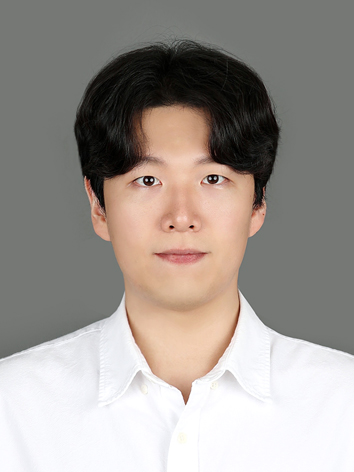
#> input picture images/gwangju_long.jpg, 354 x 472 px
$ python enhanced_data_preparation.py --input_dir ../images   (older library calls are emulated)
#> lines starting #> are read from the running program, lines starting #| are printed output that depends on the picture
#!/usr/bin/env python3
# -*- coding: utf-8 -*-

import os
import cv2
import numpy as np
from PIL import Image, ImageEnhance
import argparse
from pathlib import Path
import shutil
from typing import List, Tuple, Dict
import logging
import json
from datetime import datetime
import matplotlib.pyplot as plt

logging.basicConfig(level=logging.INFO)
logger = logging.getLogger(__name__)

class EnhancedDataPreparation:
    def __init__(self, input_dir: str, output_dir: str, target_size: Tuple[int, int] = (512, 512)):
        """
        향상된 데이터 준비 클래스 초기화

        Args:
            input_dir: 입력 이미지 디렉토리
            output_dir: 출력 디렉토리
            target_size: 목표 이미지 크기
        """
        self.input_dir = Path(input_dir)
        self.output_dir = Path(output_dir)
        self.target_size = target_size

        # 출력 디렉토리 생성
        self.output_dir.mkdir(parents=True, exist_ok=True)

        # 통계 정보 저장
        self.stats = {
            "total_images": 0,
            "processed_images": 0,
            "rejected_images": 0,
            "quality_scores": [],
            "face_sizes": [],
            "processing_time": 0
        }

    def prepare_training_data(
        self,
        min_face_size: int = 100,
        quality_threshold: float = 0.7,
        enhance_quality: bool = True,
        create_preview: bool = True
    ):
        """
        향상된 학습 데이터 준비

        Args:
            min_face_size: 최소 얼굴 크기
            quality_threshold: 이미지 품질 임계값
            enhance_quality: 이미지 품질 향상 여부
            create_preview: 미리보기 생성 여부
        """
#> called with min_face_size = 100, quality_threshold = 0.7, enhance_quality = False, create_preview = False
        import time
        start_time = time.time()

        logger.info("향상된 학습 데이터 준비 시작...")

        # 지원하는 이미지 확장자
        image_extensions = ['.jpg', '.jpeg', '.png', '.bmp', '.tiff']

        # 입력 이미지 파일들 찾기
        image_files = []
        for ext in image_extensions:
            image_files.extend(self.input_dir.glob(f"*{ext}"))
            image_files.extend(self.input_dir.glob(f"*{ext.upper()}"))
#> pass 2 of the loop in prepare_training_data, `for ext in image_extensions:`:

        if not image_files:
            logger.error(f"입력 디렉토리에서 이미지를 찾을 수 없습니다: {self.input_dir}")
            return

        self.stats["total_images"] = len(image_files)
        logger.info(f"총 {len(image_files)}개의 이미지 파일 발견")

        # 얼굴 검출기 초기화
        face_cascade = cv2.CascadeClassifier(cv2.data.haarcascades + 'haarcascade_frontalface_default.xml')

        processed_count = 0
        rejected_count = 0

        for image_file in image_files:
            try:
                logger.info(f"처리 중: {image_file.name}")

                # 이미지 로드
                image = cv2.imread(str(image_file))
#> image is the input picture: shape (472, 354, 3); mean B, G, R 146.1, 151.5, 158.6
                if image is None:
                    logger.warning(f"이미지를 로드할 수 없습니다: {image_file}")
                    rejected_count += 1
                    continue

                # BGR to RGB
                image_rgb = cv2.cvtColor(image, cv2.COLOR_BGR2RGB)

                # 얼굴 검출
                faces = face_cascade.detectMultiScale(
                    cv2.cvtColor(image, cv2.COLOR_BGR2GRAY),
                    scaleFactor=1.1,
                    minNeighbors=5,
                    minSize=(min_face_size, min_face_size)
                )
#> faces = [[92, 115, 182, 182]]

                if len(faces) == 0:
                    logger.warning(f"얼굴이 검출되지 않았습니다: {image_file}")
                    rejected_count += 1
                    continue

                # 가장 큰 얼굴 선택
                largest_face = max(faces, key=lambda x: x[2] * x[3])
#> largest_face = [92, 115, 182, 182]
                x, y, w, h = largest_face
#> x = 92; y = 115; w = 182; h = 182

                # 얼굴 크기 통계 저장
                self.stats["face_sizes"].append(w * h)

                # 얼굴 영역 확장 (헤어 포함)
                margin = int(max(w, h) * 0.4)  # 헤어를 더 많이 포함
#> margin = 72
                x1 = max(0, x - margin)
#> x1 = 20
                y1 = max(0, y - margin)
#> y1 = 43
                x2 = min(image.shape[1], x + w + margin)
#> x2 = 346
                y2 = min(image.shape[0], y + h + margin)
#> y2 = 369

                # 얼굴 영역 크롭
                face_crop = image_rgb[y1:y2, x1:x2]
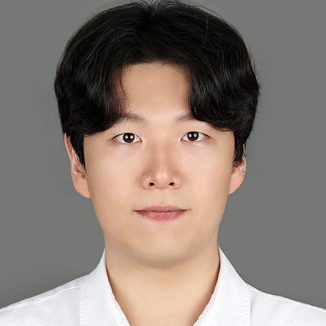
#> face_crop: shape (326, 326, 3); mean R, G, B 136.8, 125.6, 116.9

                # 이미지 품질 검사
                quality_score = self._calculate_quality_score(face_crop)
#> in _calculate_quality_score, `gray = cv2.cvtColor(image, cv2.COLOR_RGB2GRAY)`:
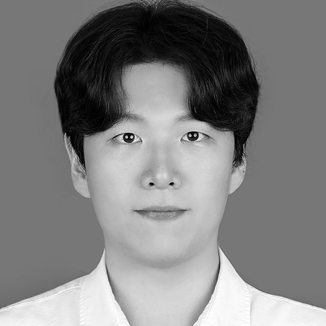
#> gray: shape (326, 326); min 0, max 255, mean 127.9
#> in _calculate_quality_score, `laplacian_var = cv2.Laplacian(gray, cv2.CV_64F).var()`: laplacian_var = 321.5
#> in _calculate_quality_score, `sharpness_score = min(laplacian_var / 1000.0, 1.0)`: sharpness_score = 0.322
#> in _calculate_quality_score, `contrast = gray.std()`: contrast = 63.56
#> in _calculate_quality_score, `contrast_score = min(contrast / 50.0, 1.0)`: contrast_score = 1
#> in _calculate_quality_score, `brightness = gray.mean()`: brightness = 127.9
#> in _calculate_quality_score, `brightness_score = 1.0 - abs(brightness - 128) / 128.0`: brightness_score = 1
#> in _calculate_quality_score, `noise = cv2.absdiff(gray, blurred)`:
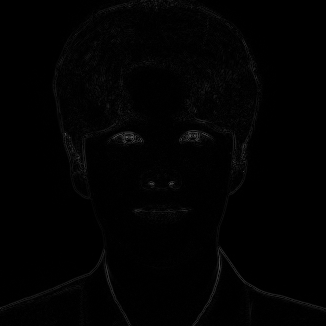
#> noise: shape (326, 326); min 0, max 90, mean 1.9
#> in _calculate_quality_score, `noise_score = 1.0 - min(noise.mean() / 10.0, 1.0)`: noise_score = 0.809
#> in _calculate_quality_score, `quality_score = (sharpness_score * 0.4 + contrast_score * 0.3 + bright..`: quality_score = 0.709
#> quality_score = 0.709
                self.stats["quality_scores"].append(quality_score)

                if quality_score < quality_threshold:
                    logger.warning(f"이미지 품질이 낮습니다: {image_file} (점수: {quality_score:.3f})")
                    rejected_count += 1
                    continue

                # 이미지 품질 향상 (선택사항)
                if enhance_quality:
                    face_crop = self._enhance_image_quality(face_crop)

                # 리사이즈
                face_crop_resized = cv2.resize(face_crop, self.target_size)

                # 출력 파일명 생성
                output_filename = f"training_{processed_count:04d}.jpg"
                output_path = self.output_dir / output_filename

                # 이미지 저장
                cv2.imwrite(str(output_path), cv2.cvtColor(face_crop_resized, cv2.COLOR_RGB2BGR))

                processed_count += 1
                logger.info(f"처리 완료: {image_file.name} -> {output_filename} (품질: {quality_score:.3f})")

            except Exception as e:
                logger.error(f"이미지 처리 중 오류 발생: {image_file} - {e}")
                rejected_count += 1
                continue
#> pass 2 of the loop in prepare_training_data, `for image_file in image_files:`:
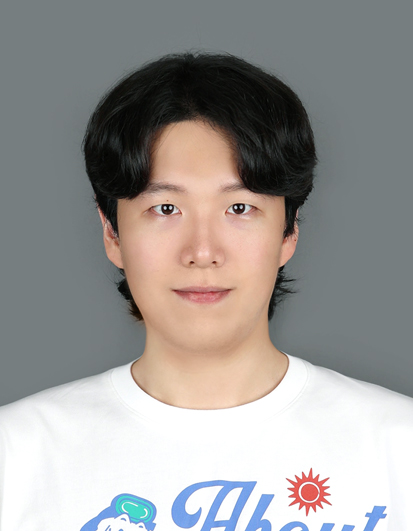
#> input picture images/gwangju_short.jpg, 413 x 531 px
#> in prepare_training_data, image is the input picture: shape (531, 413, 3); mean B, G, R 150.2, 152.4, 155.3
#> image_rgb: shape (531, 413, 3)
#> faces = [[106, 140, 191, 191]]
#> largest_face = [106, 140, 191, 191]
#> x = 106; y = 140; w = 191
#> margin = 76
#> x1 = 30
#> y1 = 64
#> x2 = 373
#> y2 = 407
#> face_crop: shape (343, 343, 3)
#> in _calculate_quality_score (call 2), `gray = cv2.cvtColor(image, cv2.COLOR_RGB2GRAY)`:
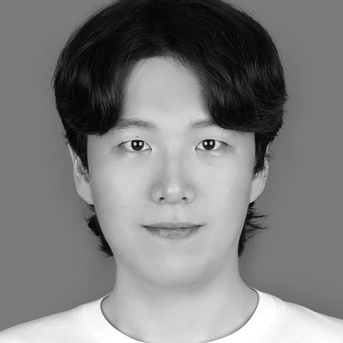
#> gray: shape (343, 343); min 0, max 255, mean 127.1
#> laplacian_var = 238.6
#> sharpness_score = 0.239
#> contrast = 63.41
#> brightness = 127.1
#> brightness_score = 0.993
#> blurred: shape (343, 343)
#> in _calculate_quality_score (call 2), `noise = cv2.absdiff(gray, blurred)`:
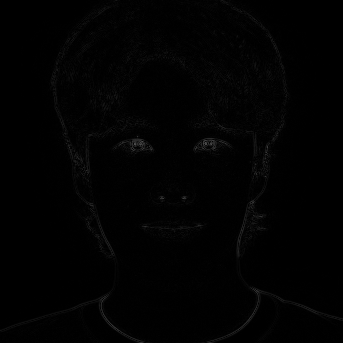
#> noise: shape (343, 343); min 0, max 79, mean 1.7
#> noise_score = 0.827
#> in _calculate_quality_score (call 2), `quality_score = (sharpness_score * 0.4 + contrast_score * 0.3 + bright..`: quality_score = 0.677

        # 통계 업데이트
        self.stats["processed_images"] = processed_count
        self.stats["rejected_images"] = rejected_count
        self.stats["processing_time"] = time.time() - start_time

        # 결과 출력
        self._print_statistics()

        # 미리보기 생성
        if create_preview:
            self._create_preview()

        # 통계 저장
        self._save_statistics()

        logger.info(f"데이터 준비 완료! 총 {processed_count}개의 이미지가 처리되었습니다.")
        logger.info(f"출력 디렉토리: {self.output_dir}")

    def _calculate_quality_score(self, image: np.ndarray) -> float:
        """
        이미지 품질 점수를 계산합니다.

        Args:
            image: 검사할 이미지

        Returns:
            품질 점수 (0-1)
        """
        # 그레이스케일 변환
        gray = cv2.cvtColor(image, cv2.COLOR_RGB2GRAY)

        # 1. 선명도 (라플라시안 분산)
        laplacian_var = cv2.Laplacian(gray, cv2.CV_64F).var()
        sharpness_score = min(laplacian_var / 1000.0, 1.0)

        # 2. 대비
        contrast = gray.std()
        contrast_score = min(contrast / 50.0, 1.0)

        # 3. 밝기 (너무 어둡거나 밝지 않게)
        brightness = gray.mean()
        brightness_score = 1.0 - abs(brightness - 128) / 128.0
        brightness_score = max(0.0, brightness_score)

        # 4. 노이즈 (가우시안 블러로 노이즈 측정)
        blurred = cv2.GaussianBlur(gray, (5, 5), 0)
        noise = cv2.absdiff(gray, blurred)
        noise_score = 1.0 - min(noise.mean() / 10.0, 1.0)

        # 종합 품질 점수
        quality_score = (sharpness_score * 0.4 +
                        contrast_score * 0.3 +
                        brightness_score * 0.2 +
                        noise_score * 0.1)

        return quality_score

    # [29 lines left out: function _enhance_image_quality, not called in this run]

    def _print_statistics(self):
        """통계 정보를 출력합니다."""
        print("\n" + "="*50)
        print("📊 데이터 전처리 통계")
        print("="*50)
        print(f"총 이미지 수: {self.stats['total_images']}")
        print(f"처리된 이미지: {self.stats['processed_images']}")
        print(f"거부된 이미지: {self.stats['rejected_images']}")
        print(f"처리 시간: {self.stats['processing_time']:.2f}초")

        if self.stats['quality_scores']:
            print(f"평균 품질 점수: {np.mean(self.stats['quality_scores']):.3f}")
            print(f"최고 품질 점수: {np.max(self.stats['quality_scores']):.3f}")
            print(f"최저 품질 점수: {np.min(self.stats['quality_scores']):.3f}")

        if self.stats['face_sizes']:
            print(f"평균 얼굴 크기: {np.mean(self.stats['face_sizes']):.0f} 픽셀")

        print("="*50)

    # [45 lines left out: function _create_preview, not called in this run]

    def _save_statistics(self):
        """통계 정보를 JSON 파일로 저장합니다."""
        stats_file = self.output_dir / "processing_stats.json"

        # numpy 배열을 리스트로 변환
        stats_to_save = {
            "total_images": self.stats["total_images"],
            "processed_images": self.stats["processed_images"],
            "rejected_images": self.stats["rejected_images"],
            "processing_time": self.stats["processing_time"],
            "quality_scores": [float(score) for score in self.stats["quality_scores"]],
            "face_sizes": [int(size) for size in self.stats["face_sizes"]],
            "timestamp": datetime.now().isoformat()
        }

        with open(stats_file, 'w', encoding='utf-8') as f:
            json.dump(stats_to_save, f, indent=2, ensure_ascii=False)

        logger.info(f"통계 정보 저장 완료: {stats_file}")

    def create_validation_split(self, validation_ratio: float = 0.2):
        """
        검증 데이터셋을 분리합니다.

        Args:
            validation_ratio: 검증 데이터 비율
        """
        logger.info("검증 데이터셋 분리 중...")

        # 학습 데이터 파일들
        training_files = list(self.output_dir.glob("*.jpg"))

        if not training_files:
            logger.warning("학습 데이터가 없습니다.")
            return

        # 검증 데이터 개수 계산
        num_validation = int(len(training_files) * validation_ratio)

        # 랜덤하게 검증 데이터 선택
        import random
        random.shuffle(training_files)
        validation_files = training_files[:num_validation]

        # 검증 디렉토리 생성
        validation_dir = self.output_dir / "validation"
        validation_dir.mkdir(exist_ok=True)

        # 검증 파일들 이동
        for file in validation_files:
            shutil.move(str(file), str(validation_dir / file.name))

        logger.info(f"검증 데이터 분리 완료: {len(validation_files)}개 파일")
        logger.info(f"검증 디렉토리: {validation_dir}")

def main():
    parser = argparse.ArgumentParser(description="향상된 학습 데이터 준비")
    parser.add_argument("--input_dir", type=str, required=True, help="입력 이미지 디렉토리")
    parser.add_argument("--output_dir", type=str, default="training_data", help="출력 디렉토리")
    parser.add_argument("--target_size", type=int, nargs=2, default=[512, 512], help="목표 이미지 크기")
    parser.add_argument("--min_face_size", type=int, default=100, help="최소 얼굴 크기")
    parser.add_argument("--quality_threshold", type=float, default=0.7, help="이미지 품질 임계값")
    parser.add_argument("--enhance_quality", action="store_true", help="이미지 품질 향상")
    parser.add_argument("--create_preview", action="store_true", help="미리보기 생성")
    parser.add_argument("--validation_ratio", type=float, default=0.2, help="검증 데이터 비율")

    args = parser.parse_args()

    # 데이터 준비
    data_prep = EnhancedDataPreparation(
        input_dir=args.input_dir,
        output_dir=args.output_dir,
        target_size=tuple(args.target_size)
    )

    # 학습 데이터 준비
    data_prep.prepare_training_data(
        min_face_size=args.min_face_size,
        quality_threshold=args.quality_threshold,
        enhance_quality=args.enhance_quality,
        create_preview=args.create_preview
    )

    # 검증 데이터 분리
    data_prep.create_validation_split(validation_ratio=args.validation_ratio)

if __name__ == "__main__":
    main()
